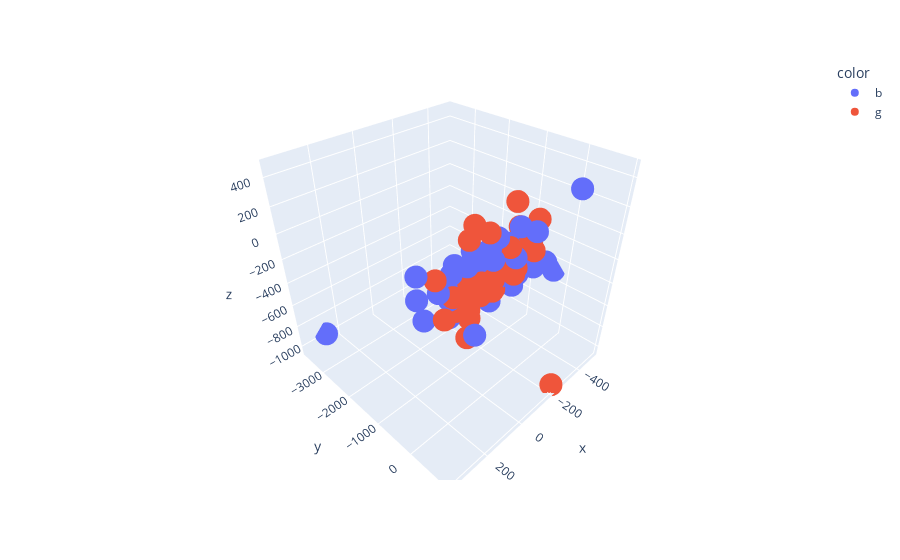

Notebook cell for this chart:
### Code cell
# plot using tsne 
X_embedded  = TSNE(n_components=3, perplexity=10,random_state=24).fit_transform( X )
colors = np.array([x for x in 'bgrcmykbgrcmykbgrcmykbgrcmyk'])
fig = px.scatter_3d(x=X_embedded [:,0],y=X_embedded [:,1],z=X_embedded [:,2],color=colors[bgm_labels])
fig.show()

### Figure 1 — Plotly figure (JSON) as saved in the notebook; plotly's stock layout.template omitted (floating-point values rounded to 4 significant figures)
{"data": [{"hovertemplate": "color=b<br>x=%{x}<br>y=%{y}<br>z=%{z}<extra></extra>", "legendgroup": "b", "marker": {"color": "#636efa", "symbol": "circle"}, "mode": "markers", "name": "b", "scene": "scene", "showlegend": true, "type": "scatter3d", "x": [54.4, -104.4, -92.34, -25.17, -86.9, -10.34, 204.5, -190.9, 281.1, -69.63, -46.73, -1.16, -4.387, -81.1, 50.42, -509.1, 126.0, -141.4, 176.3, 123.6, 364.8, 282.8, 117.2, -111.4, 68.52, 29.85, 61.98, 134.5, 234.6, 3.954, 155.6, 24.5, 176.8, -221.3, 181.9, -62.41, -253.2, -230.0, -160.6, -248.5, 327.9, -122.6], "y": [-17.79, -151.1, -0.6023, -140.6, 216.6, -50.75, 645.1, 236.5, -3673.0, -232.1, -41.77, 18.99, 55.98, -147.0, -170.7, -319.0, -236.7, 63.72, -95.96, 52.63, 214.6, -131.4, -97.71, 76.71, -107.8, 118.8, -88.79, -7.424, -38.9, -195.3, -161.5, -98.06, -47.37, 134.0, -63.58, -20.09, 820.9, 365.8, -10.79, 16.79, -3.914, -236.7], "z": [120.4, 49.11, 117.2, 101.9, 51.45, 35.1, -144.8, -99.18, -964.1, 138.6, 182.5, -226.4, 76.53, -88.3, 75.46, -490.3, 103.3, 203.0, -198.5, 139.2, 168.8, -117.5, 4.087, -197.4, 172.6, 184.1, -149.7, 5.364, 43.62, 0.7905, -61.82, -82.03, 115.6, 120.4, -57.45, -100.6, 467.6, -73.49, -166.8, -127.2, 242.2, -12.19]}, {"hovertemplate": "color=g<br>x=%{x}<br>y=%{y}<br>z=%{z}<extra></extra>", "legendgroup": "g", "marker": {"color": "#EF553B", "symbol": "circle"}, "mode": "markers", "name": "g", "scene": "scene", "showlegend": true, "type": "scatter3d", "x": [138.2, 197.4, 57.3, 159.5, -127.8, -270.8, -31.53, 20.35, 242.5, -208.9, 93.52, 226.2, 137.6, -126.3, 171.1, -56.72, 21.49, 4.702, -212.0, 127.9, -219.0, -223.3, -72.84, 17.61, 14.07, 54.98, -172.4, -91.9, -247.0, 120.9], "y": [164.0, 101.5, 78.54, 180.2, -31.37, -13.0, 69.39, 181.3, 140.4, -85.48, -60.3, -157.5, 180.3, 85.86, 35.14, -123.1, -222.2, -367.8, 141.3, 103.1, 48.19, 925.0, 133.1, 41.05, 143.3, 49.51, -80.4, 176.6, -473.7, 109.5], "z": [57.48, 5.9, -25.72, -25.6, -2.381, 154.5, -25.1, -19.02, -98.14, 64.99, 269.3, 101.2, -125.3, -75.92, -130.7, -210.7, -144.3, 258.1, -9.881, -366.4, 15.46, -1040.0, 121.7, 274.2, -115.1, -126.3, 162.4, -78.59, 237.0, -219.6]}], "layout": {"legend": {"title": {"text": "color"}, "tracegroupgap": 0}, "margin": {"t": 60}, "scene": {"domain": {"x": [0, 1], "y": [0, 1]}, "xaxis": {"title": {"text": "x"}}, "yaxis": {"title": {"text": "y"}}, "zaxis": {"title": {"text": "z"}}}}}
